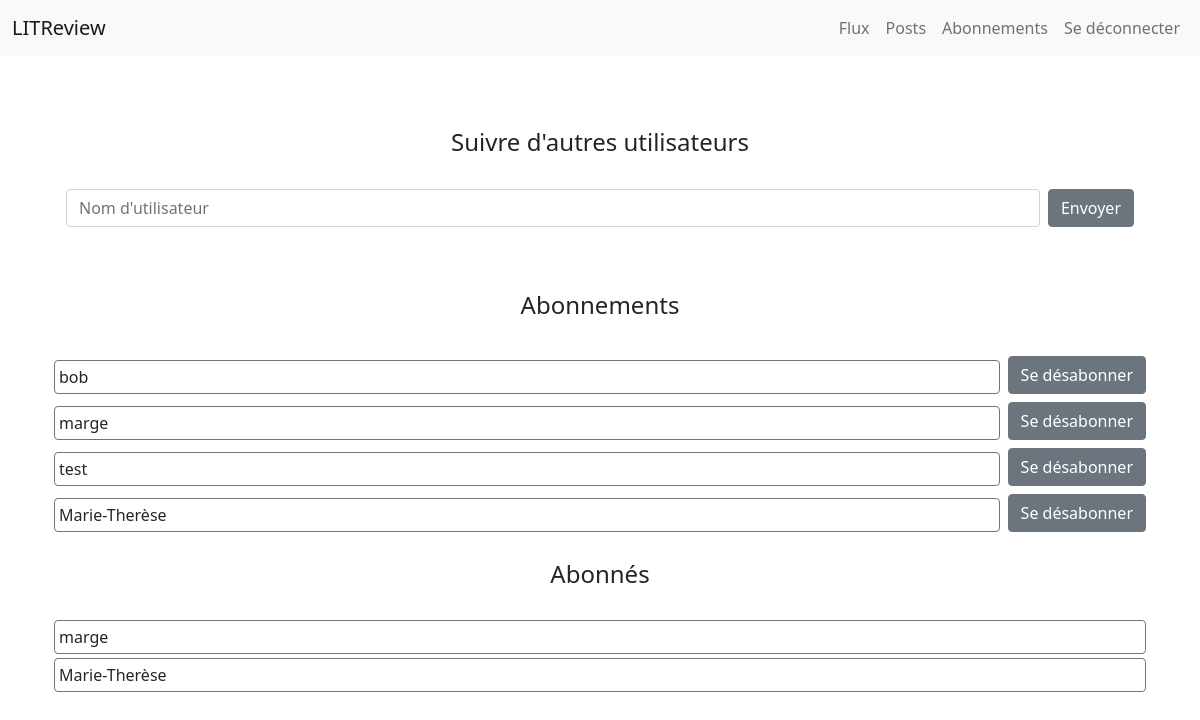
/follows (signed in), run on the app's committed database.
### user/models.py (models this page shows)
class UserFollows(models.Model):
    user = models.ForeignKey(
        to=settings.AUTH_USER_MODEL, on_delete=models.CASCADE, related_name="following"
    )
    followed_user = models.ForeignKey(
        to=settings.AUTH_USER_MODEL,
        on_delete=models.CASCADE,
        related_name="followed_by",
    )
    class Meta:
        unique_together = (
            "user",
            "followed_user",
        )

### user/views.py (the view)
# urls.py: path("follows", views.follows, name="follows"),
@login_required
def follows(request):
    submitted = False
    if request.method == "POST":
        form = FollowForm(request.POST)
        if form.is_valid():
            new_follow = form.cleaned_data["user_to_follow"]
            try:
                try:
                    new_follow_in_db = User.objects.get(username=new_follow)
                except User.DoesNotExist:
                    messages.warning(request, ("Cet utilisateur n'éxiste pas"))
                else:
                    if new_follow_in_db == request.user:
                        messages.warning(
                            request, ("Vous ne pouvez pas vous suivre vous même")
                        )
                    elif new_follow_in_db in [
                        user.followed_user
                        for user in UserFollows.objects.filter(user=request.user)
                    ]:
                        messages.warning(
                            request, ("Vous êtes déja abonner à cet utilisateur")
                        )
                    elif new_follow_in_db:
                        new_db_entry = UserFollows(
                            user=request.user,
                            followed_user=User.objects.get(username=new_follow),
                        )
                        new_db_entry.save()
                        messages.success(request, ("Abonnement réussi"))
            except:
                messages.warning(request, ("Something went wrong"))
            return redirect("/follows?submitted=True")
    else:
        form = FollowForm
        if "submitted" in request.GET:
            submitted = True
    followed_by = UserFollows.objects.filter(user=request.user)
    following = UserFollows.objects.filter(followed_user=request.user)
    return render(
        request,
        "follows/follows.html",
        {
            "form": form,
            "submitted": submitted,
            "following": following,
            "followed_by": followed_by,
        },
    )

### user/templates/follows/follows.html (shortened to what this page needs)
{% extends 'main/base.html' %}
{% block content %}
    <br><br>
    <div class="container">
        <h5 class="text-center fs-4 ">Suivre d'autres utilisateurs</h5>
        <form action="{% url 'follows' %}" method="POST">
            <br>
            <div class="d-flex align-items-end">
                <div class="flex-fill">
                    {{ form.as_p }}
                </div>
                <div class="ps-2 pb-3">
                    <input type="submit" value="Envoyer" class="btn btn-secondary">
                </div>
            </div>
        </form>
    </div>
    <br><br>
    <h5 class="text-center fs-4 ">Abonnements</h5>
    <br>
    {%if followed_by|length == 0%}
    <h5 class="text-center fs-6 ">Vous n'avez pas encore d'abonnement</h5>
    {%else%}
    {%for follower in followed_by%}
    <div class="d-flex align-items-end">
        <div class="border border-secondary rounded mb-1 flex-fill">
            <div class=" p-1">{{follower.followed_user }}</div>
        </div>
        <div class="ps-2 py-1">
            <a href="{% url 'unfollow' follow_id=follower.id%}" class="btn btn-secondary">Se désabonner</a></li>
        </div>
    </div>
    {%endfor%}
    {%endif%}
    <br>
    <h5 class="text-center fs-4 ">Abonnés</h5>
    <br>
    {%if following|length == 0%}
    <h5 class="text-center fs-6 ">Vous n'avez pas encore d'abonné</h5>
    {%else%}
    {%for sub in following%}
    <div class="border border-secondary rounded mb-1">
        <div class=" p-1">{{sub.user}}</div>
    </div>
    {%endfor%}
    {%endif%}
</div>
{% endblock %}

### data on the page
UserFollows: followed_user "bob"
UserFollows: followed_user "marge"
UserFollows: followed_user "test"
UserFollows: followed_user "Marie-Therèse"
UserFollows: user "marge"
UserFollows: user "Marie-Therèse"
